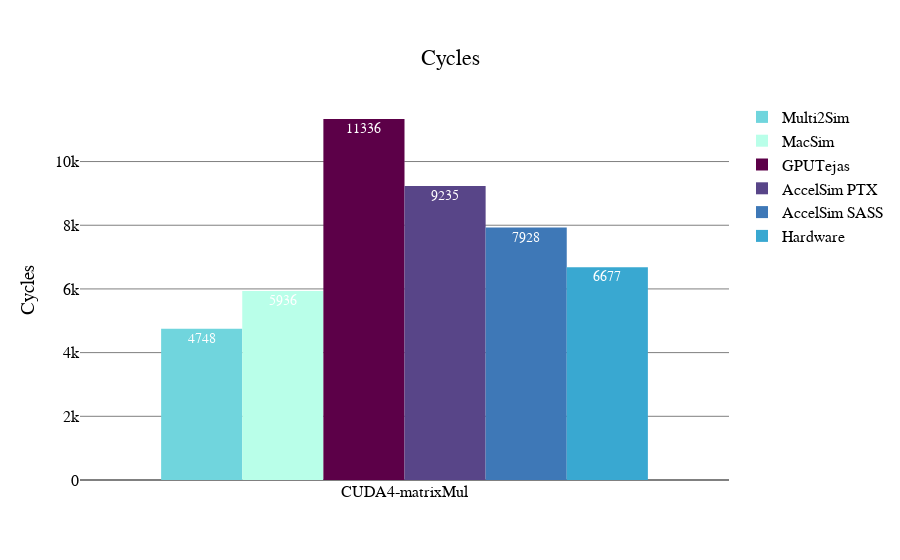
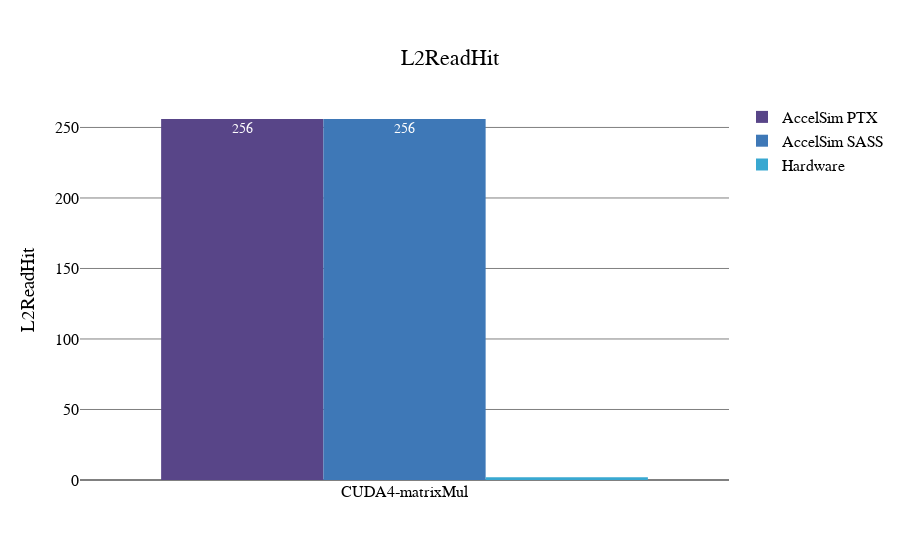
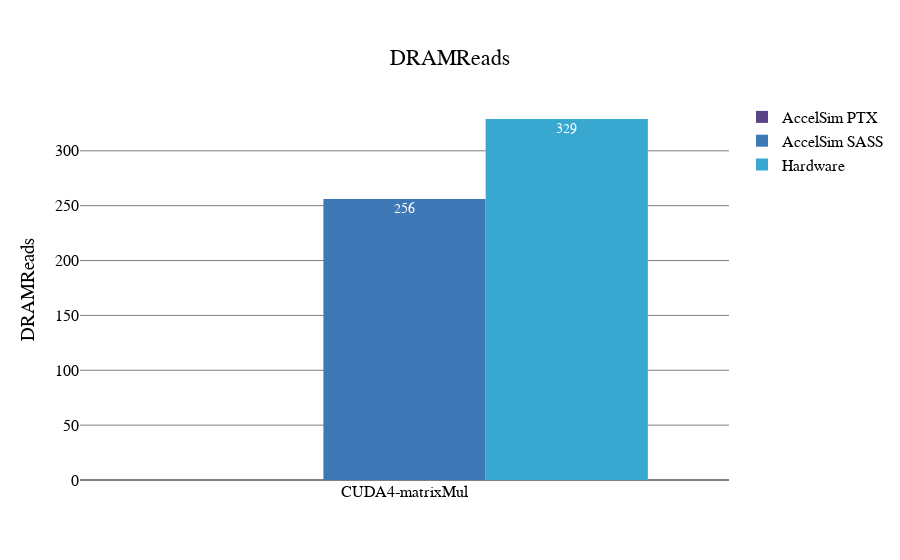
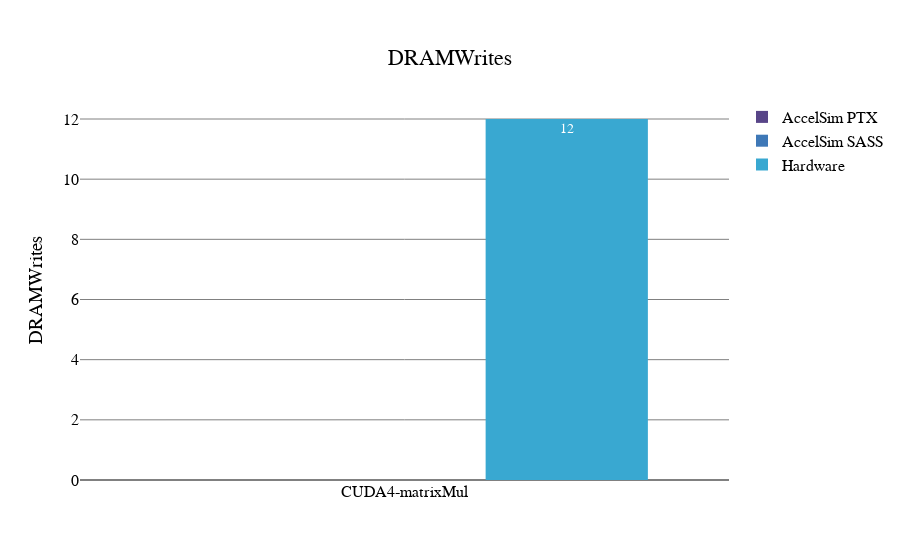

Notebook cell for these charts, in order:
### Code cell
for metric_name, metric in metrics.items():
    bars = []
    # for i, (sim, cycles) in enumerate(data): # cycle_df.items():
    metric_df = metric.compute()
    for sim in metric_df.index: # cycle_df.items():
        # print(sim, cycles)
        bars.append(go.Bar(
            # x= [i],
            # y= [cycles],
            # x should be benchmarks
            x = [benchmark.name], # cycle_df.index,
            y = metric_df.loc[sim],
            text = metric_df.loc[sim],
            textposition='auto',
            textfont = dict(
                color="white",
                size=14,
            ),
            hovertext=sim,
            name=sim,
            # marker=go.bar.Marker(color=colors[i % len(colors)]),
            marker=dict(
                color=sim_color[sim],
                # color='rgba(50, 171, 96, 0.6)',
                line=dict(
                    color='rgba(50, 171, 96, 1.0)',
                    width=0
                ),
            ),
            # xaxis='x1',
        ))
    #if False:
    #    bars = []
    #    bars.append(go.Bar(
    #        # x= [i],
    #        # y= [cycles],
    #        x = metric_df.index, # ["Simulator"],
    #        y = metric_df["Cycles"],
    #        name=metric_name, # sim,
    #        # marker=go.bar.Marker(color=colors[i % len(colors)]),
    #        # xaxis='x1',
    #    ))

    layout = go.Layout(
        font_family="Helvetica",
        font_color="black",
        font_size=16,
        title=dict(
            text=metric_name,
            x=0.5,
            xanchor="center",
            yanchor="top",
        ),
        yaxis=go.layout.YAxis(
            title=metric_name,
            gridcolor="gray",
            zerolinecolor="gray",
            # range=[min_axis_val * 0.9 ,max_axis_val*1.1]
        ),
        barmode="group",
        bargroupgap=0,
        bargap=0.25,
        showlegend=True,
        plot_bgcolor="white",
    )
    fig = go.Figure(data=bars, layout=layout)
    # import plotly
    # plotly.offline.plot(fig, filename="./figs/bars.pdf", auto_open=False)
    fig.show()
    fig.write_image(f"./figs/bar_{metric_name}.pdf", format='pdf')

### Figure 1 — Plotly figure (JSON) as saved in the notebook; plotly's stock layout.template omitted (floating-point values rounded to 4 significant figures)
{"data": [{"hovertext": "Multi2Sim", "marker": {"color": "#70d5dd", "line": {"color": "rgba(50, 171, 96, 1.0)", "width": 0}}, "name": "Multi2Sim", "text": [4748], "textfont": {"color": "white", "size": 14}, "textposition": "auto", "type": "bar", "x": ["CUDA4-matrixMul"], "y": [4748]}, {"hovertext": "MacSim", "marker": {"color": "#b9ffe9", "line": {"color": "rgba(50, 171, 96, 1.0)", "width": 0}}, "name": "MacSim", "text": [5936], "textfont": {"color": "white", "size": 14}, "textposition": "auto", "type": "bar", "x": ["CUDA4-matrixMul"], "y": [5936]}, {"hovertext": "GPUTejas", "marker": {"color": "#5c0048", "line": {"color": "rgba(50, 171, 96, 1.0)", "width": 0}}, "name": "GPUTejas", "text": [11336], "textfont": {"color": "white", "size": 14}, "textposition": "auto", "type": "bar", "x": ["CUDA4-matrixMul"], "y": [11336]}, {"hovertext": "AccelSim PTX", "marker": {"color": "#584588", "line": {"color": "rgba(50, 171, 96, 1.0)", "width": 0}}, "name": "AccelSim PTX", "text": [9235], "textfont": {"color": "white", "size": 14}, "textposition": "auto", "type": "bar", "x": ["CUDA4-matrixMul"], "y": [9235]}, {"hovertext": "AccelSim SASS", "marker": {"color": "#3e78b7", "line": {"color": "rgba(50, 171, 96, 1.0)", "width": 0}}, "name": "AccelSim SASS", "text": [7928], "textfont": {"color": "white", "size": 14}, "textposition": "auto", "type": "bar", "x": ["CUDA4-matrixMul"], "y": [7928]}, {"hovertext": "Hardware", "marker": {"color": "#39a8d1", "line": {"color": "rgba(50, 171, 96, 1.0)", "width": 0}}, "name": "Hardware", "text": [6677], "textfont": {"color": "white", "size": 14}, "textposition": "auto", "type": "bar", "x": ["CUDA4-matrixMul"], "y": [6677]}], "layout": {"autosize": true, "bargap": 0.25, "bargroupgap": 0, "barmode": "group", "font": {"color": "black", "family": "Helvetica", "size": 16}, "plot_bgcolor": "white", "showlegend": true, "title": {"text": "Cycles", "x": 0.5, "xanchor": "center", "yanchor": "top"}, "xaxis": {"autorange": true, "range": [-0.5, 0.5], "type": "category"}, "yaxis": {"autorange": true, "gridcolor": "gray", "range": [0, 11930.0], "title": {"text": "Cycles"}, "type": "linear", "zerolinecolor": "gray"}}}

### Figure 2 — Plotly figure (JSON) as saved in the notebook; plotly's stock layout.template omitted (floating-point values rounded to 4 significant figures)
{"data": [{"hovertext": "AccelSim PTX", "marker": {"color": "#584588", "line": {"color": "rgba(50, 171, 96, 1.0)", "width": 0}}, "name": "AccelSim PTX", "text": [256], "textfont": {"color": "white", "size": 14}, "textposition": "auto", "type": "bar", "x": ["CUDA4-matrixMul"], "y": [256]}, {"hovertext": "AccelSim SASS", "marker": {"color": "#3e78b7", "line": {"color": "rgba(50, 171, 96, 1.0)", "width": 0}}, "name": "AccelSim SASS", "text": [256], "textfont": {"color": "white", "size": 14}, "textposition": "auto", "type": "bar", "x": ["CUDA4-matrixMul"], "y": [256]}, {"hovertext": "Hardware", "marker": {"color": "#39a8d1", "line": {"color": "rgba(50, 171, 96, 1.0)", "width": 0}}, "name": "Hardware", "text": [2], "textfont": {"color": "white", "size": 14}, "textposition": "auto", "type": "bar", "x": ["CUDA4-matrixMul"], "y": [2]}], "layout": {"autosize": true, "bargap": 0.25, "bargroupgap": 0, "barmode": "group", "font": {"color": "black", "family": "Helvetica", "size": 16}, "plot_bgcolor": "white", "showlegend": true, "title": {"text": "L2ReadHit", "x": 0.5, "xanchor": "center", "yanchor": "top"}, "xaxis": {"autorange": true, "range": [-0.5, 0.5], "type": "category"}, "yaxis": {"autorange": true, "gridcolor": "gray", "range": [0, 269.5], "title": {"text": "L2ReadHit"}, "type": "linear", "zerolinecolor": "gray"}}}

### Figure 3 — Plotly figure (JSON) as saved in the notebook; plotly's stock layout.template omitted (floating-point values rounded to 4 significant figures)
{"data": [{"hovertext": "AccelSim PTX", "marker": {"color": "#584588", "line": {"color": "rgba(50, 171, 96, 1.0)", "width": 0}}, "name": "AccelSim PTX", "text": [0], "textfont": {"color": "white", "size": 14}, "textposition": "auto", "type": "bar", "x": ["CUDA4-matrixMul"], "y": [0]}, {"hovertext": "AccelSim SASS", "marker": {"color": "#3e78b7", "line": {"color": "rgba(50, 171, 96, 1.0)", "width": 0}}, "name": "AccelSim SASS", "text": [256], "textfont": {"color": "white", "size": 14}, "textposition": "auto", "type": "bar", "x": ["CUDA4-matrixMul"], "y": [256]}, {"hovertext": "Hardware", "marker": {"color": "#39a8d1", "line": {"color": "rgba(50, 171, 96, 1.0)", "width": 0}}, "name": "Hardware", "text": [329], "textfont": {"color": "white", "size": 14}, "textposition": "auto", "type": "bar", "x": ["CUDA4-matrixMul"], "y": [329]}], "layout": {"autosize": true, "bargap": 0.25, "bargroupgap": 0, "barmode": "group", "font": {"color": "black", "family": "Helvetica", "size": 16}, "plot_bgcolor": "white", "showlegend": true, "title": {"text": "DRAMReads", "x": 0.5, "xanchor": "center", "yanchor": "top"}, "xaxis": {"autorange": true, "range": [-0.5, 0.5], "type": "category"}, "yaxis": {"autorange": true, "gridcolor": "gray", "range": [0, 346.3], "title": {"text": "DRAMReads"}, "type": "linear", "zerolinecolor": "gray"}}}

### Figure 4 — Plotly figure (JSON) as saved in the notebook; plotly's stock layout.template omitted (floating-point values rounded to 4 significant figures)
{"data": [{"hovertext": "AccelSim PTX", "marker": {"color": "#584588", "line": {"color": "rgba(50, 171, 96, 1.0)", "width": 0}}, "name": "AccelSim PTX", "text": [0], "textfont": {"color": "white", "size": 14}, "textposition": "auto", "type": "bar", "x": ["CUDA4-matrixMul"], "y": [0]}, {"hovertext": "AccelSim SASS", "marker": {"color": "#3e78b7", "line": {"color": "rgba(50, 171, 96, 1.0)", "width": 0}}, "name": "AccelSim SASS", "text": [0], "textfont": {"color": "white", "size": 14}, "textposition": "auto", "type": "bar", "x": ["CUDA4-matrixMul"], "y": [0]}, {"hovertext": "Hardware", "marker": {"color": "#39a8d1", "line": {"color": "rgba(50, 171, 96, 1.0)", "width": 0}}, "name": "Hardware", "text": [12], "textfont": {"color": "white", "size": 14}, "textposition": "auto", "type": "bar", "x": ["CUDA4-matrixMul"], "y": [12]}], "layout": {"autosize": true, "bargap": 0.25, "bargroupgap": 0, "barmode": "group", "font": {"color": "black", "family": "Helvetica", "size": 16}, "plot_bgcolor": "white", "showlegend": true, "title": {"text": "DRAMWrites", "x": 0.5, "xanchor": "center", "yanchor": "top"}, "xaxis": {"autorange": true, "range": [-0.5, 0.5], "type": "category"}, "yaxis": {"autorange": true, "gridcolor": "gray", "range": [0, 12.63], "title": {"text": "DRAMWrites"}, "type": "linear", "zerolinecolor": "gray"}}}
